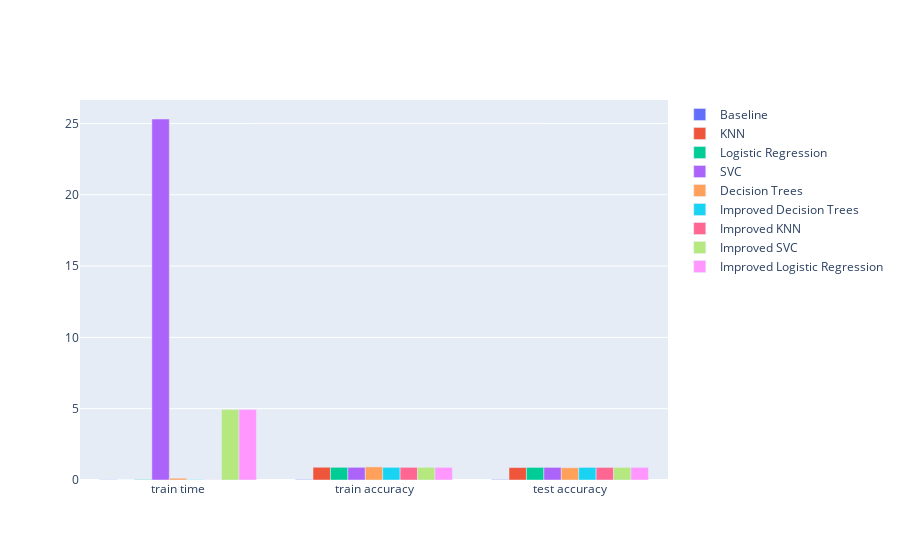

Notebook cell for this chart:
### Code cell
import plotly.graph_objects as go

fig = go.Figure(data=[
    go.Bar(name='Baseline', x=metrics, y=results_df.loc['Baseline'].tolist()),
    go.Bar(name='KNN', x=metrics, y=results_df.loc['KNN'].tolist()),
    go.Bar(name='Logistic Regression', x=metrics, y=results_df.loc['Logistic Regression'].tolist()),
    go.Bar(name='SVC', x=metrics, y=results_df.loc['SVC'].tolist()),
    go.Bar(name='Decision Trees', x=metrics, y=results_df.loc['Decision Trees'].tolist()),
    go.Bar(name='Improved Decision Trees', x=metrics, y=results_df.loc['Improved Decision Trees'].tolist()),
    go.Bar(name='Improved KNN', x=metrics, y=results_df.loc['Improved KNN'].tolist()),
    go.Bar(name='Improved SVC', x=metrics, y=results_df.loc['Improved SVC'].tolist()),
    go.Bar(name='Improved Logistic Regression', x=metrics, y=results_df.loc['Improved Logistic Regression'].tolist())

])
# Change the bar mode
fig.update_layout(barmode='group')
fig.show()

### Figure 1 — Plotly figure (JSON) as saved in the notebook; plotly's stock layout.template omitted (floating-point values rounded to 4 significant figures)
{"data": [{"name": "Baseline", "type": "bar", "x": ["train time", "train accuracy", "test accuracy"], "y": [0.01562, 0.03468, 0.0327]}, {"name": "KNN", "type": "bar", "x": ["train time", "train accuracy", "test accuracy"], "y": [0, 0.8931, 0.873]}, {"name": "Logistic Regression", "type": "bar", "x": ["train time", "train accuracy", "test accuracy"], "y": [0.03125, 0.8883, 0.8836]}, {"name": "SVC", "type": "bar", "x": ["train time", "train accuracy", "test accuracy"], "y": [25.31, 0.8888, 0.8835]}, {"name": "Decision Trees", "type": "bar", "x": ["train time", "train accuracy", "test accuracy"], "y": [0.125, 0.9175, 0.8609]}, {"name": "Improved Decision Trees", "type": "bar", "x": ["train time", "train accuracy", "test accuracy"], "y": [0.02503, 0.8883, 0.8836]}, {"name": "Improved KNN", "type": "bar", "x": ["train time", "train accuracy", "test accuracy"], "y": [0.01131, 0.889, 0.8824]}, {"name": "Improved SVC", "type": "bar", "x": ["train time", "train accuracy", "test accuracy"], "y": [4.938, 0.8883, 0.8836]}, {"name": "Improved Logistic Regression", "type": "bar", "x": ["train time", "train accuracy", "test accuracy"], "y": [4.938, 0.8883, 0.8836]}], "layout": {"autosize": true, "barmode": "group", "dragmode": "zoom", "xaxis": {"autorange": true, "range": [-0.5, 2.5], "type": "category"}, "yaxis": {"autorange": true, "range": [0, 26.64], "type": "linear"}}}
